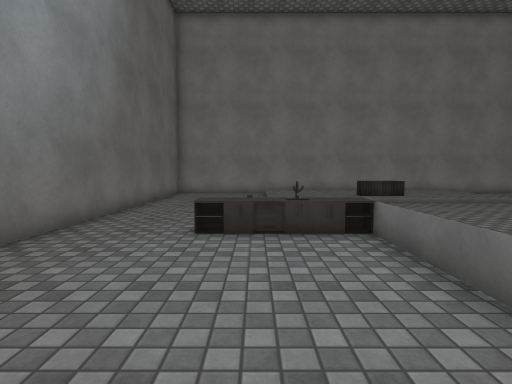
view 1 (above)

15 first-person views from a walk through a scene from a Unity 3-D project. The camera is 1.3 m above the floor, tilts 4° down and sees 80° across. Doors are open. The floor is counted in squares, 1 m on a side. Each view is taken from the middle of a square. On the plan, view 1 faces up. The plan holds only what a view shows up to about 14 squares ahead; the rest is blank. The player character is not drawn. Surface patterns are stand-ins for the level's own textures.

view 2
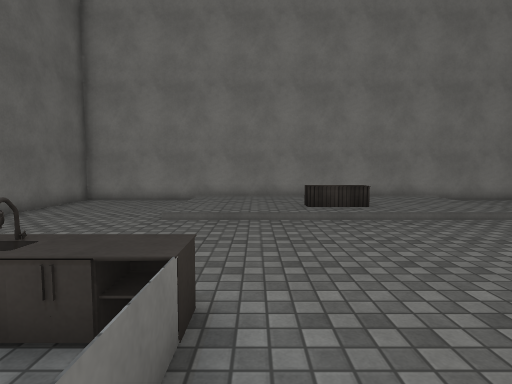

view 3
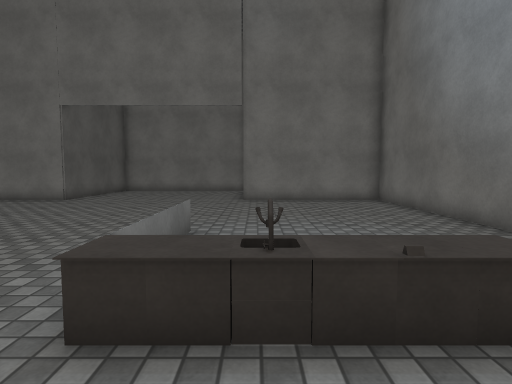

view 4
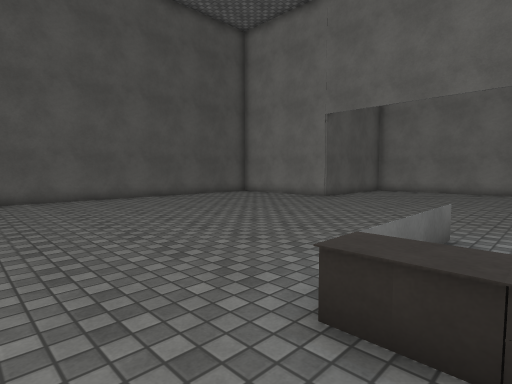

view 5
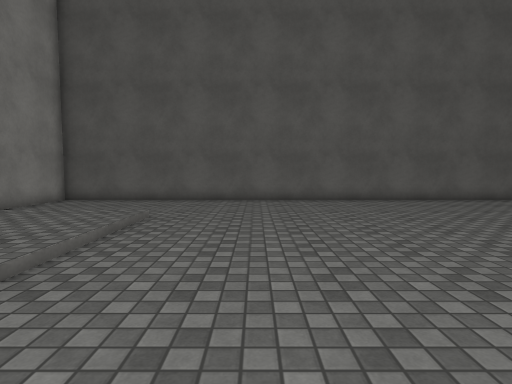

view 6
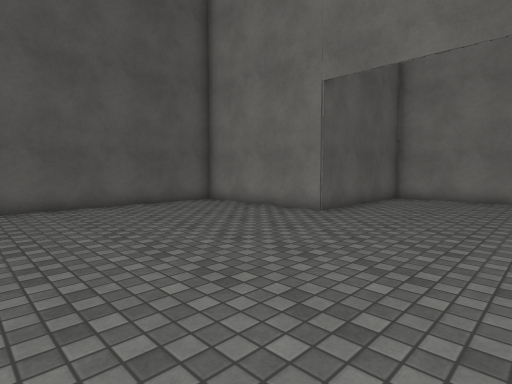

view 7
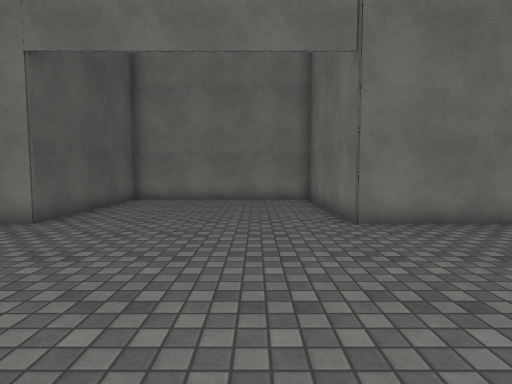

view 8
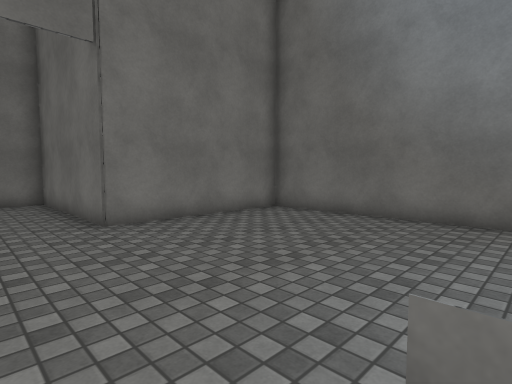

view 9
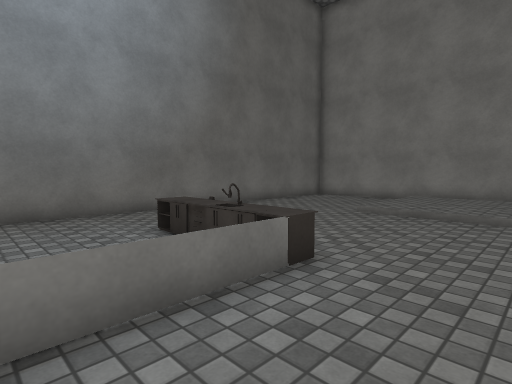

view 10
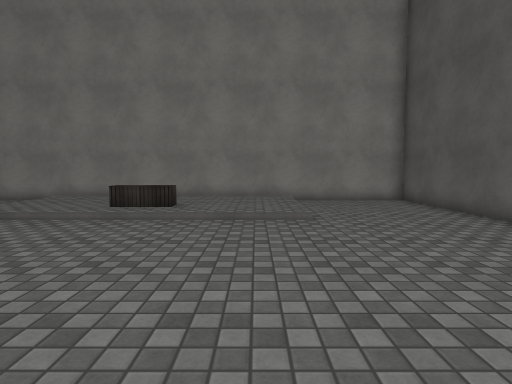

view 11
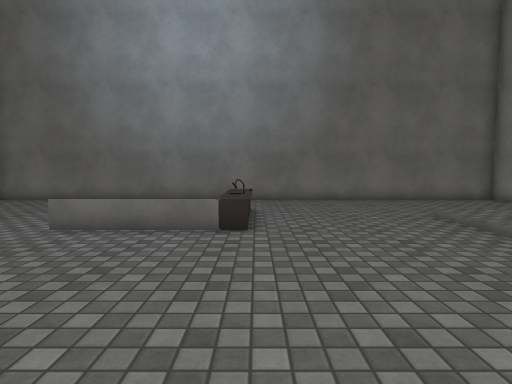

view 12
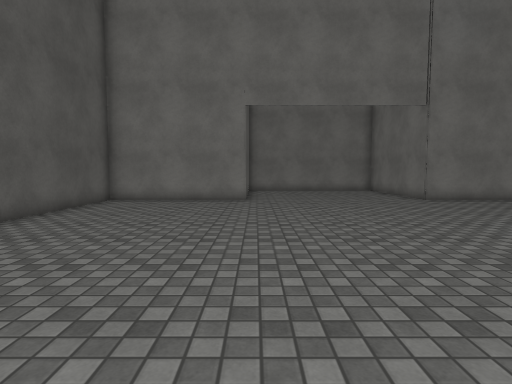

view 13
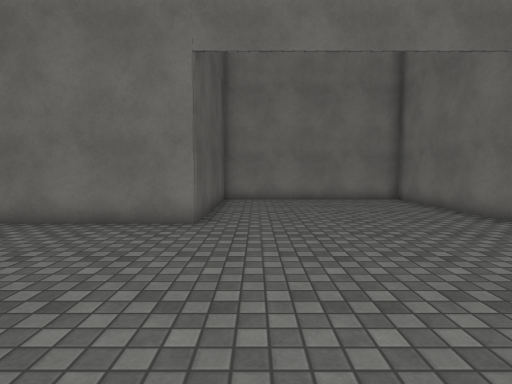

view 14
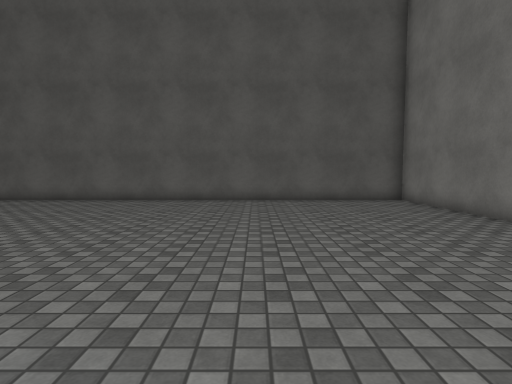

view 15
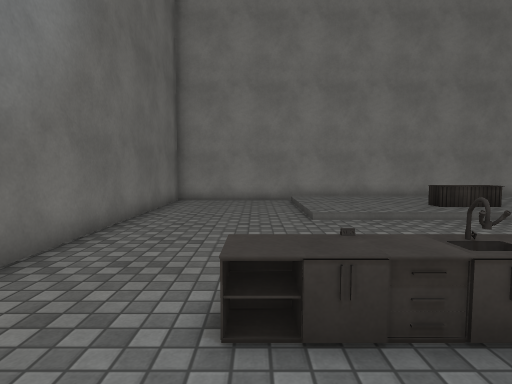

### Floor plan
Key: @ floor where view 1 was taken; # wall or solid block; . main floor; : floor 0.25 m higher than the main floor; / step, stairs or slope; D open door; = window, fence, low wall or low ledge; ^ raised ledge; O other object.
Columns run from 5 left of view 1 to 16 right of it. Each row starts with its distance up from view 1.
 18 ######################
 17 #.....//////////.....#
 16 #.....::::::::::.....#
 15 #.....::::::::::.....#
 14 #.....::::OO::::.....#
 13 #.....::::OO::::.....#
 12 #.....//////////.....#
 11 #....................#
 10 #....................#
  9 #....................#
  8 #....................#
  7 #...^^^^.............#
  6 #...^^^^.............#
  5 #......=.............#
  4 #......=.............#
  3 #......=.............#
  2 #....................#
  1 #....................#
  0 #....@...............#
 -1 #....................#
 -2 #....................#
 -3 #....................#
 -4 #......DDDDDDDD......#
 -5 #######DDDDDDDD#######
 -6       #........#
 -7       #........#
 -8       #........#
 -9       #........#
-10       #........#
-11       ##########

Where each view was taken, in squares from view 1:
view 1: 0 up, 0 right, facing up
view 2: 4 up, 3 right, facing up
view 3: 9 up, 1 right, facing down
view 4: 9 up, 1 right, facing down-right
view 5: 9 up, 2 right, facing right
view 6: 4 up, 4 right, facing down-right
view 7: 3 up, 4 right, facing down
view 8: 3 up, 4 right, facing down-left
view 9: 3 up, 5 right, facing up-left
view 10: 4 up, 9 right, facing up
view 11: 7 up, 9 right, facing left
view 12: 9 up, 9 right, facing down
view 13: 3 up, 8 right, facing down
view 14: 2 up, 2 right, facing right
view 15: 4 up, 1 left, facing up
